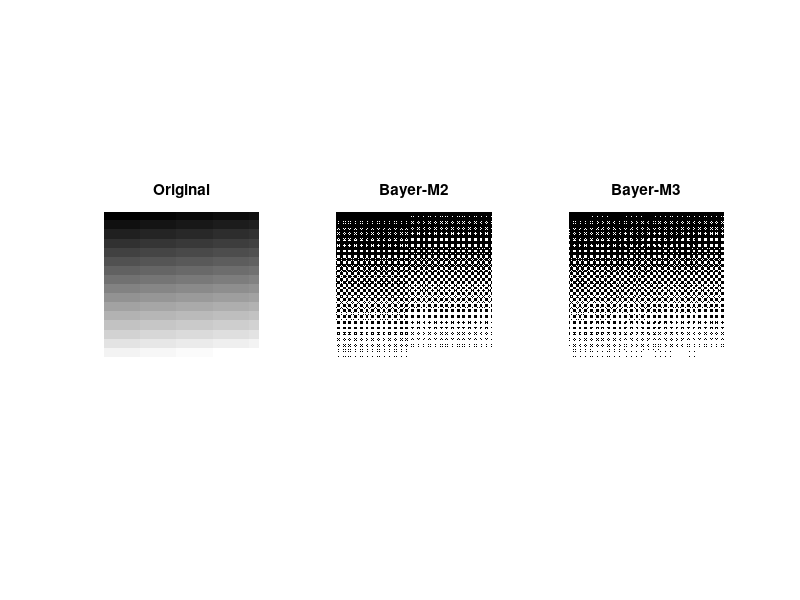

This chart was generated by the following MATLAB code: (Note: this script raises an error after producing the figure.)
%   Transfer an image to black-white-dots image with Bayer matrix

clear;
clc;

m1 = [[ 0 2 ];
      [ 3 1 ]];
  
u1 = ones(2, 2);

m2 = [[ 4*m1       4*m1+2*u1 ];
      [ 4*m1+3*u1  4*m1+u1   ]]
  
u2 = ones(4, 4);

m3 = [[ 4*m2       4*m2+2*u2 ];
      [ 4*m2+3*u2  4*m2+u2  ]]


  
for i = 1:256
    Xi = 16 * fix(i/15);
    for j = 1:256
        Yj = fix(j/15);
        Sample(i, j) = Xi + Yj;
    end
end
Sample = uint8(Sample);


OuputM3 = 0;
for i = 1:256
    for j = 1:256
        ImageColor = Sample(i,j) / 4;
        BayerMatrix = m3(bitand(i,7) + 1, bitand(j,7) + 1);
        if ( ImageColor <= BayerMatrix )
           OuputM3(i,j) = 0;
        else
           OuputM3(i,j) = 255;
        end
    end
end
Image8BitM3 = uint8(OuputM3);


OuputM2 = 0;
for i = 1:256
    for j = 1:256
        ImageColor = Sample(i,j) / 16;
        BayerMatrix = m2(bitand(i,3) + 1, bitand(j,3) + 1);
        if ( ImageColor <= BayerMatrix )
            OuputM2(i,j) = 0;
        else
            OuputM2(i,j) = 255;
        end
    end
end
Image8BitM2 = uint8(OuputM2);


subplot(1,3,1);imshow(Sample),title('Original');
subplot(1,3,2);imshow(Image8BitM2),title('Bayer-M2');
subplot(1,3,3);imshow(Image8BitM3),title('Bayer-M3');

imwrite(Sample, './sample/stepgray.png');
imwrite(Image8BitM2, './sample/Image8BitM2.png');
imwrite(Image8BitM3, './sample/Image8BitM3.png');
